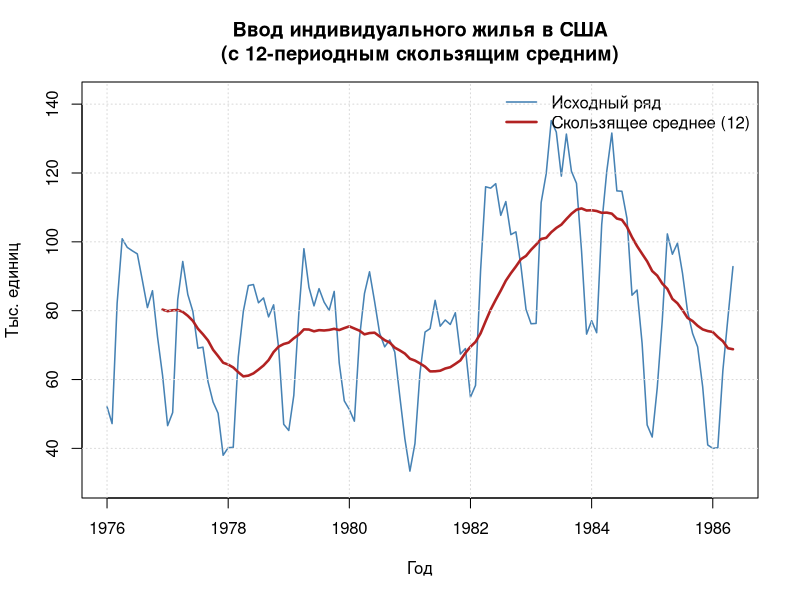
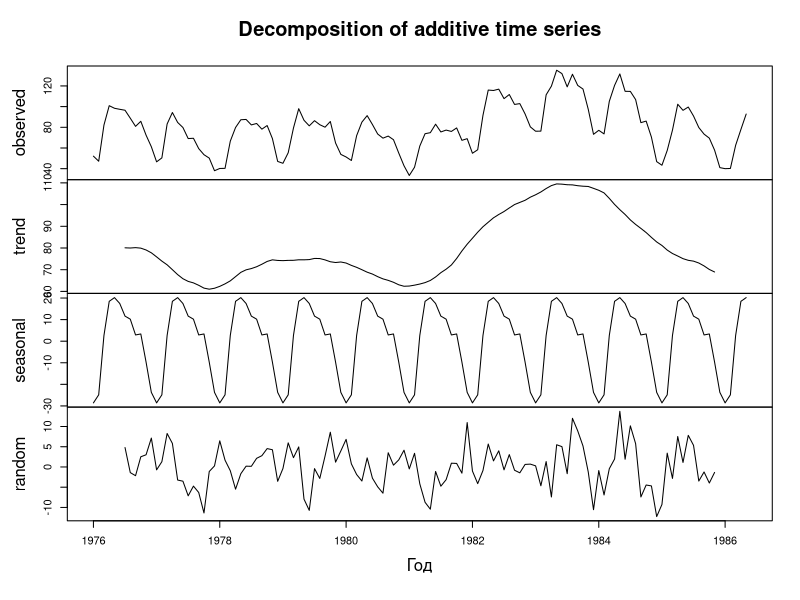
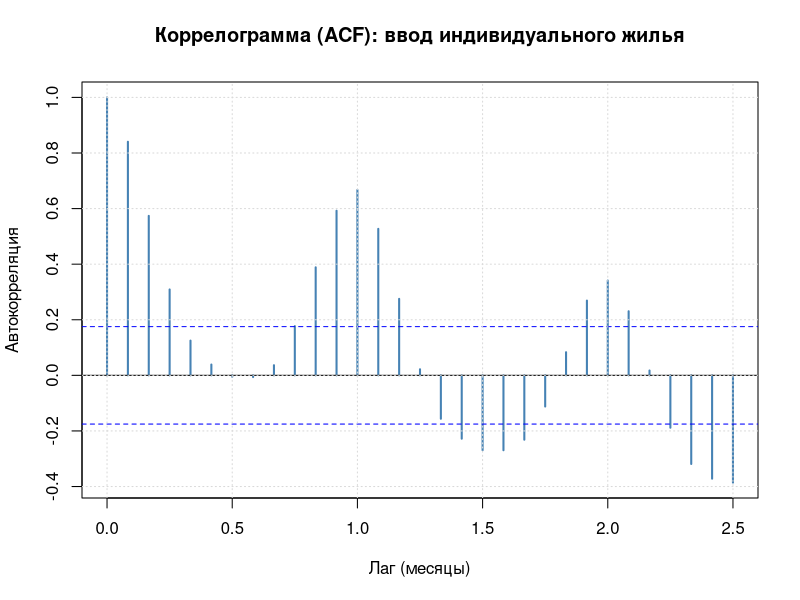
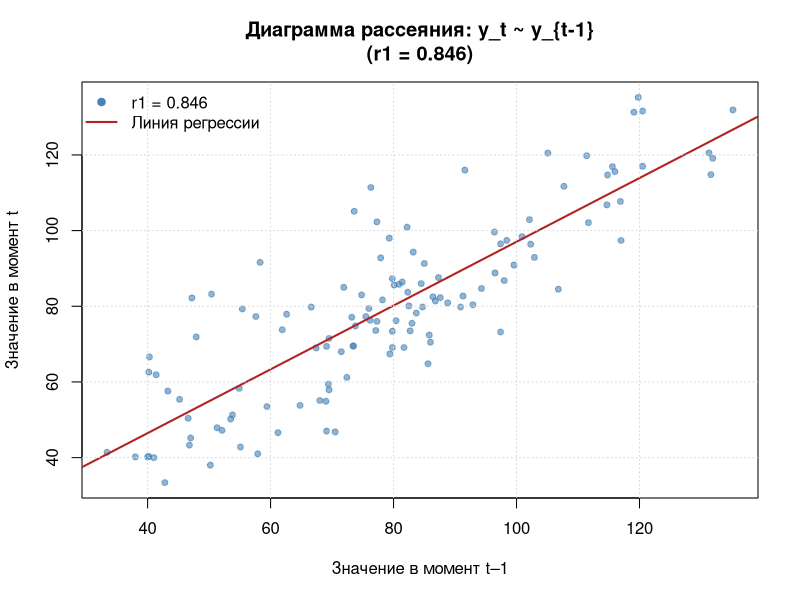
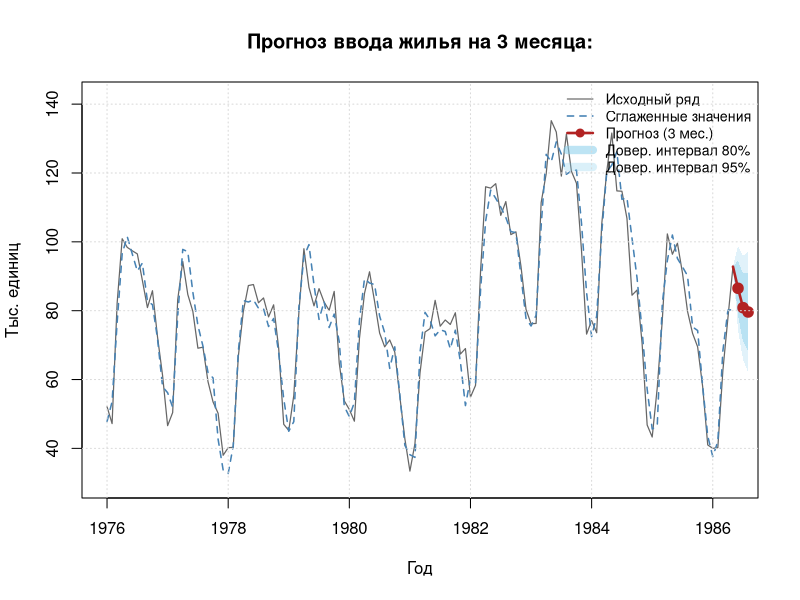

The R script that drew these images, in order:
# install.packages("readxl")
# install.packages("TTR")
# install.packages("tseries")
# install.packages("forecast")

library(readxl)
library(TTR)
library(tseries)
library(forecast)



# Раздел 1: Загрузка и подготовка данных  ----


raw <- read_excel("singlefamily-housing-starts-and-_p-2.xls",
                  col_names = FALSE,
                  skip = 15)

# Переименовываем столбцы
colnames(raw) <- c("дата", "значение")

# Убираем возможные NA в конце
raw <- raw[!is.na(raw$значение), ]

# Создаём объект временного ряда: ежемесячные данные, начало — январь 1976
ts_data <- ts(as.numeric(raw$значение),
              start = c(1976, 1),
              frequency = 12)

# Вывод описательной статистики
cat("=== Описание данных ===\n")
cat("Число наблюдений:", length(ts_data), "\n")
cat("Период: с", format(as.Date(paste(start(ts_data), collapse = "-"), "%Y-%m"), "%B %Y"),
    "по", format(as.Date(paste(end(ts_data), collapse = "-"), "%Y-%m"), "%B %Y"), "\n")
cat("Структура ряда:\n")
print(str(ts_data))
cat("Мин / Макс / Среднее:", round(min(ts_data), 2),
    "/", round(max(ts_data), 2),
    "/", round(mean(ts_data), 2), "\n")



# Раздел 2: График с 12-периодным скользящим средним  ----


# Вычисляем 12-периодное скользящее среднее
ma12 <- SMA(ts_data, n = 12)

# Строим график
plot(ts_data,
     main = "Ввод индивидуального жилья в США\n(с 12-периодным скользящим средним)",
     xlab = "Год",
     ylab = "Тыс. единиц",
     col  = "steelblue",
     lwd  = 1.5,
     ylim = c(min(ts_data, na.rm = TRUE) * 0.9,
              max(ts_data, na.rm = TRUE) * 1.05))

lines(ma12,
      col = "firebrick",
      lwd = 2.5)

legend("topright",
       legend = c("Исходный ряд", "Скользящее среднее (12)"),
       col    = c("steelblue", "firebrick"),
       lwd    = c(1.5, 2.5),
       bty    = "n")

grid(col = "grey85", lty = "dotted")



# Раздел 3: Декомпозиция временного ряда  ----


# Аддитивная декомпозиция: тренд + сезонность + остатки
decomp <- decompose(ts_data, type = "additive")

plot(decomp,
     xlab = "Год")

# Подпись общего заголовка поверх стандартного вывода



# Раздел 4: Тест Дики-Фуллера на стационарность  ----


cat("\n=== Тест Дики-Фуллера (ADF) ===\n")

adf_result <- adf.test(ts_data)

print(adf_result)

cat("\nP-value:", round(adf_result$p.value, 4), "\n")

if (adf_result$p.value < 0.05) {
  cat("Вывод: ряд СТАЦИОНАРНЫЙ (p < 0.05, отвергаем H0 о единичном корне)\n")
} else {
  cat("Вывод: ряд НЕСТАЦИОНАРНЫЙ (p >= 0.05, не отвергаем H0 о единичном корне)\n")
}



# Раздел 5: Коррелограмма (ACF)  ----


acf(ts_data,
    lag.max = 30,
    main    = "Коррелограмма (ACF): ввод индивидуального жилья",
    xlab    = "Лаг (месяцы)",
    ylab    = "Автокорреляция",
    col     = "steelblue",
    lwd     = 2)

grid(col = "grey85", lty = "dotted")



# Раздел 6: Коэффициент автокорреляции первого порядка  ----


# Вычисляем вручную через cor()
y     <- as.numeric(ts_data)
n     <- length(y)
y_t   <- y[2:n]          # y_t  (t = 2 ... n)
y_lag <- y[1:(n - 1)]    # y_{t-1}

r1 <- cor(y_t, y_lag)
cat("\n=== Автокорреляция первого порядка ===\n")
cat("r1 =", round(r1, 4), "\n")

# Scatter plot: y_t ~ y_{t-1}
plot(y_lag, y_t,
     main = paste0("Диаграмма рассеяния: y_t ~ y_{t-1}\n(r1 = ", round(r1, 3), ")"),
     xlab = "Значение в момент t–1",
     ylab = "Значение в момент t",
     pch  = 19,
     col  = adjustcolor("steelblue", alpha.f = 0.6),
     cex  = 0.8)

# Линия регрессии
abline(lm(y_t ~ y_lag), col = "firebrick", lwd = 2)

grid(col = "grey85", lty = "dotted")

legend("topleft",
       legend = c(paste0("r1 = ", round(r1, 3)), "Линия регрессии"),
       col    = c("steelblue", "firebrick"),
       pch    = c(19, NA),
       lwd    = c(NA, 2),
       bty    = "n")



# Раздел 7: Тройное экспоненциальное сглаживание  ----


model_auto <- ets(ts_data)

model_AAA  <- ets(ts_data, model = "AAA")

model_MAM  <- ets(ts_data, model = "MAM")

cat("\n=== Сравнение моделей ETS по AIC ===\n")

aic_table <- data.frame(
  Модель = c(
    paste0("Авто (", model_auto$method, ")"),
    "AAA (Holt-Winters аддитивная)",
    "MAM (мультипл. сезонность)"
  ),
  AIC  = round(c(AIC(model_auto), AIC(model_AAA), AIC(model_MAM)), 2),
  AICc = round(c(model_auto$aicc, model_AAA$aicc, model_MAM$aicc), 2),
  BIC  = round(c(BIC(model_auto), BIC(model_AAA), BIC(model_MAM)), 2)
)

print(aic_table)

# Выбираем лучшую модель по AIC
best_aic   <- min(aic_table$AIC)
best_index <- which.min(aic_table$AIC)
best_model <- list(model_auto, model_AAA, model_MAM)[[best_index]]

cat("\nЛучшая модель:", aic_table$Модель[best_index],
    "  AIC =", best_aic, "\n\n")

cat("=== Summary лучшей модели ===\n")
print(summary(best_model))



# Раздел 8: Прогноз на 3 лага вперёд ----


# Прогноз на 3 месяца
fc <- forecast(best_model, h = 3)

cat("\n=== Прогноз на 3 месяца вперёд ===\n")

fc_table <- data.frame(
  Период        = as.character(time(fc$mean)),
  Прогноз       = round(as.numeric(fc$mean),    2),
  Нижний_80     = round(as.numeric(fc$lower[, 1]), 2),
  Верхний_80    = round(as.numeric(fc$upper[, 1]), 2),
  Нижний_95     = round(as.numeric(fc$lower[, 2]), 2),
  Верхний_95    = round(as.numeric(fc$upper[, 2]), 2)
)

print(fc_table)

# График ----
y_min <- min(ts_data, fc$lower, na.rm = TRUE) * 0.90
y_max <- max(ts_data, fc$upper, na.rm = TRUE) * 1.05

plot(ts_data,
     main  = paste0("Прогноз ввода жилья на 3 месяца:"),
     xlab  = "Год",
     ylab  = "Тыс. единиц",
     col   = "grey40",
     lwd   = 1.2,
     ylim  = c(y_min, y_max))

lines(fitted(best_model),
      col = "steelblue",
      lwd = 1.5,
      lty = 2)

# Доверительный интервал 95%
fc_time <- as.numeric(time(fc$mean))
ts_time <- c(as.numeric(time(ts_data)[length(ts_data)]),
             fc_time)                              # начинаем с последней точки ряда

lower95 <- c(as.numeric(ts_data)[length(ts_data)], as.numeric(fc$lower[, 2]))
upper95 <- c(as.numeric(ts_data)[length(ts_data)], as.numeric(fc$upper[, 2]))
lower80 <- c(as.numeric(ts_data)[length(ts_data)], as.numeric(fc$lower[, 1]))
upper80 <- c(as.numeric(ts_data)[length(ts_data)], as.numeric(fc$upper[, 1]))

polygon(c(ts_time, rev(ts_time)),
        c(lower95, rev(upper95)),
        col    = adjustcolor("skyblue", alpha.f = 0.25),
        border = NA)

polygon(c(ts_time, rev(ts_time)),
        c(lower80, rev(upper80)),
        col    = adjustcolor("skyblue", alpha.f = 0.45),
        border = NA)

lines(c(as.numeric(time(ts_data))[length(ts_data)],
        fc_time),
      c(as.numeric(ts_data)[length(ts_data)],
        as.numeric(fc$mean)),
      col = "firebrick",
      lwd = 2.5)

points(fc_time,
       as.numeric(fc$mean),
       pch = 19,
       col = "firebrick",
       cex = 1.4)

legend("topright",
       legend = c("Исходный ряд",
                  "Сглаженные значения",
                  "Прогноз (3 мес.)",
                  "Довер. интервал 80%",
                  "Довер. интервал 95%"),
       col    = c("grey40", "steelblue", "firebrick",
                  adjustcolor("skyblue", 0.55),
                  adjustcolor("skyblue", 0.30)),
       lwd    = c(1.2, 1.5, 2.5, 8, 8),
       lty    = c(1, 2, 1, 1, 1),
       pch    = c(NA, NA, 19, NA, NA),
       bty    = "n",
       cex    = 0.85)

grid(col = "grey85", lty = "dotted")
